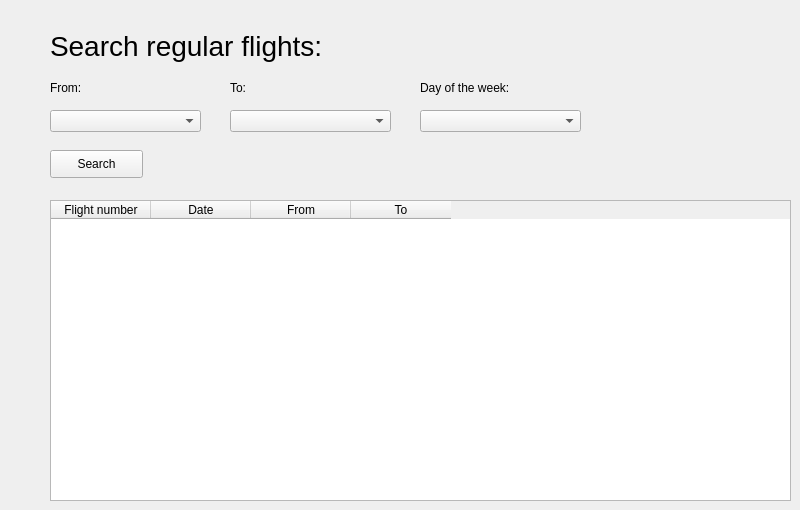
      <widget class="QWidget" name="tab_5">
       <attribute name="title">
        <string>Search Regular Flights</string>
       </attribute>
       <widget class="QLabel" name="label_9">
        <property name="geometry">
         <rect>
          <x>50</x>
          <y>20</y>
          <width>291</width>
          <height>51</height>
         </rect>
        </property>
        <property name="styleSheet">
         <string notr="true">font-size: 28px</string>
        </property>
        <property name="text">
         <string>Search regular flights:</string>
        </property>
       </widget>
       <widget class="QLabel" name="label_10">
        <property name="geometry">
         <rect>
          <x>50</x>
          <y>80</y>
          <width>55</width>
          <height>16</height>
         </rect>
        </property>
        <property name="text">
         <string>From:</string>
        </property>
       </widget>
       <widget class="QComboBox" name="fromBox_regular">
        <property name="geometry">
         <rect>
          <x>50</x>
          <y>110</y>
          <width>151</width>
          <height>22</height>
         </rect>
        </property>
       </widget>
       <widget class="QComboBox" name="toBox_regular">
        <property name="geometry">
         <rect>
          <x>230</x>
          <y>110</y>
          <width>161</width>
          <height>22</height>
         </rect>
        </property>
       </widget>
       <widget class="QLabel" name="label_11">
        <property name="geometry">
         <rect>
          <x>230</x>
          <y>80</y>
          <width>55</width>
          <height>16</height>
         </rect>
        </property>
        <property name="text">
         <string>To:</string>
        </property>
       </widget>
       <widget class="QPushButton" name="searchFlightsButton_2">
        <property name="geometry">
         <rect>
          <x>50</x>
          <y>150</y>
          <width>93</width>
          <height>28</height>
         </rect>
        </property>
        <property name="text">
         <string>Search</string>
        </property>
       </widget>
       <widget class="QComboBox" name="weekdaySelect_regular">
        <property name="geometry">
         <rect>
          <x>420</x>
          <y>110</y>
          <width>161</width>
          <height>22</height>
         </rect>
        </property>
       </widget>
       <widget class="QLabel" name="label_12">
        <property name="geometry">
         <rect>
          <x>420</x>
          <y>80</y>
          <width>101</width>
          <height>16</height>
         </rect>
        </property>
        <property name="text">
         <string>Day of the week:</string>
        </property>
       </widget>
       <widget class="QTableWidget" name="searchFlightsResultTable_2">
        <property name="geometry">
         <rect>
          <x>50</x>
          <y>200</y>
          <width>741</width>
          <height>301</height>
         </rect>
        </property>
        <property name="sizeAdjustPolicy">
         <enum>QAbstractScrollArea::AdjustToContents</enum>
        </property>
        <property name="rowCount">
         <number>0</number>
        </property>
        <property name="columnCount">
         <number>4</number>
        </property>
        <attribute name="horizontalHeaderCascadingSectionResizes">
         <bool>true</bool>
        </attribute>
        <attribute name="horizontalHeaderStretchLastSection">
         <bool>false</bool>
        </attribute>
        <attribute name="verticalHeaderVisible">
         <bool>false</bool>
        </attribute>
        <attribute name="verticalHeaderHighlightSections">
         <bool>true</bool>
        </attribute>
        <attribute name="verticalHeaderStretchLastSection">
         <bool>false</bool>
        </attribute>
        <column>
         <property name="text">
          <string>Flight number</string>
         </property>
        </column>
        <column>
         <property name="text">
          <string>Date</string>
         </property>
        </column>
        <column>
         <property name="text">
          <string>From</string>
         </property>
        </column>
        <column>
         <property name="text">
          <string>To</string>
         </property>
        </column>
       </widget>
      </widget>
